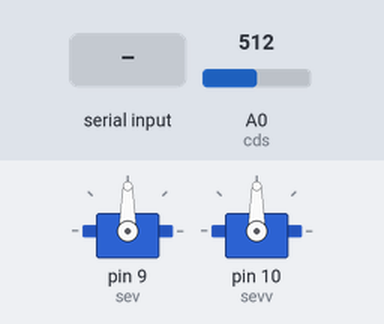
This sketch was run on a simulated Arduino Uno, built with avr-gcc and run on an emulated ATmega328P. On the bench: 2 × servo. The test bench sets the inputs (shaded band); at power-on: A0 (cds) = 512.

Above: at 1.2 s.
1.3 s: "1" received over the second serial link
At 3.2 s:
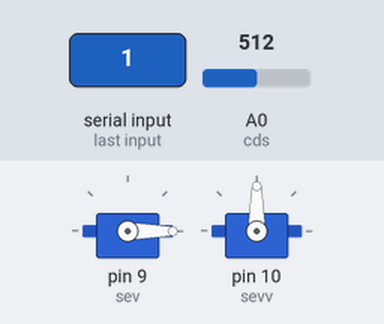
3.8 s: "2" received over the second serial link
At 6.0 s:
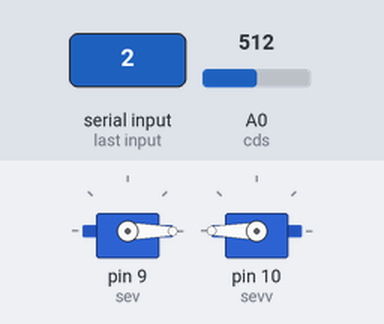
6.3 s: "1" received over the second serial link
At 7.1 s:
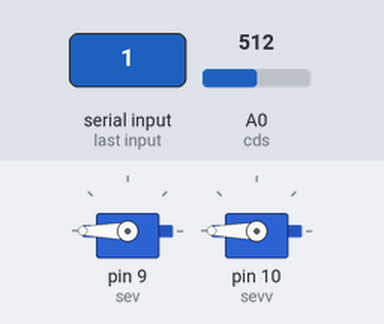
Timing chart, 0 to 9.3 s (numbered marks = the images above; inputs shaded):
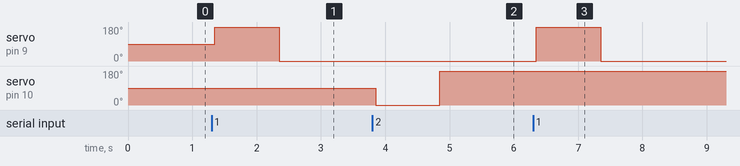

Measured:
- after the input at 1.3 s, servo on pin 9 (sev): 90° → 180° after 0.05 s, → 0° 1.0 s later
- after the input at 3.8 s, servo on pin 10 (sevv): 90° → 0° after 0.05 s, → 180° 1.0 s later
- after the input at 6.3 s, servo on pin 9 (sev): 0° → 180° after 0.05 s, → 0° 1.0 s later

The sketch:

cds.ino
```cpp
#include <Servo.h>
#include <SoftwareSerial.h>

Servo sev;//5번
Servo sevv;//6번

SoftwareSerial btSerial(2, 3);//TX , RX 순서

byte buffer[1024];//데이터 수심 버퍼
int bufferPo;// buffer 저장할
long bd;//아날로그
int cds = A0;


void setup() {
  // put your setup code here, to run once:
pinMode(cds, INPUT);
Serial.begin(9600);
btSerial.begin(9600);

sev.attach(9); // 5번핀에 서보모터 연결
sevv.attach(10);//6번핀에 연결

bufferPo = 0;//버퍼초기화
}

void loop() {
   bd = analogRead(A0); //읽은값

   if(btSerial.available()){//그냥 무조건 써

    byte data = btSerial.read();
    buffer[bufferPo++] = data;

   if(data == '9'){//전등확인 버튼 클릭시

   if( bd > 20 ){//cds읽은값이 20보다 클때..
    btSerial.print("[M-Helper] 주인님! 불이 켜져있습니다!^   ^\n");
    btSerial.print("주인님!! 전등을 끌건가요?\n");
    btSerial.print("전등켜기/전등끄기 버튼을 눌러주세요!");

   }else{
    btSerial.print("[M-Helper] 주인님! 전등이 꺼저있으니 안심하세요!");
   }
   }

   if(data == '1'){//전등끄
    btSerial.print("[M-Helper] 주인님! 전등을 켰습니다!^^");
    sev.write(180);
    delay(1000);
    sev.write(0);
   }
   if(data == '2'){//전등켜
    btSerial.print("[M-Helper] 주인님! 전등을 껏습니다!><");
    sevv.write(0);
    delay(1000);
    sevv.write(180);
   }

}
}
```
